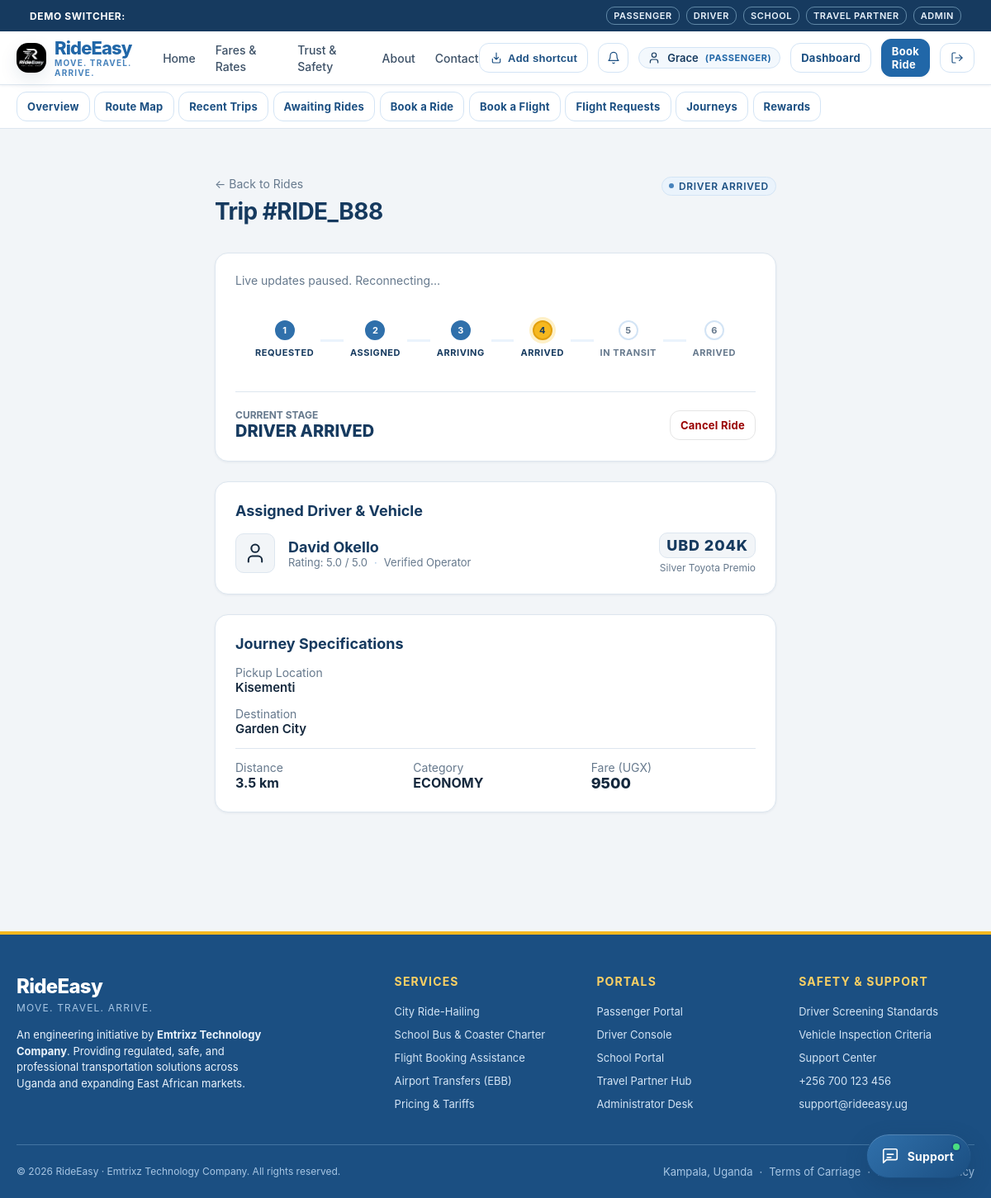
/passenger/rides/ride_b8831147cc (signed in), run on an earlier commit of the app's database.
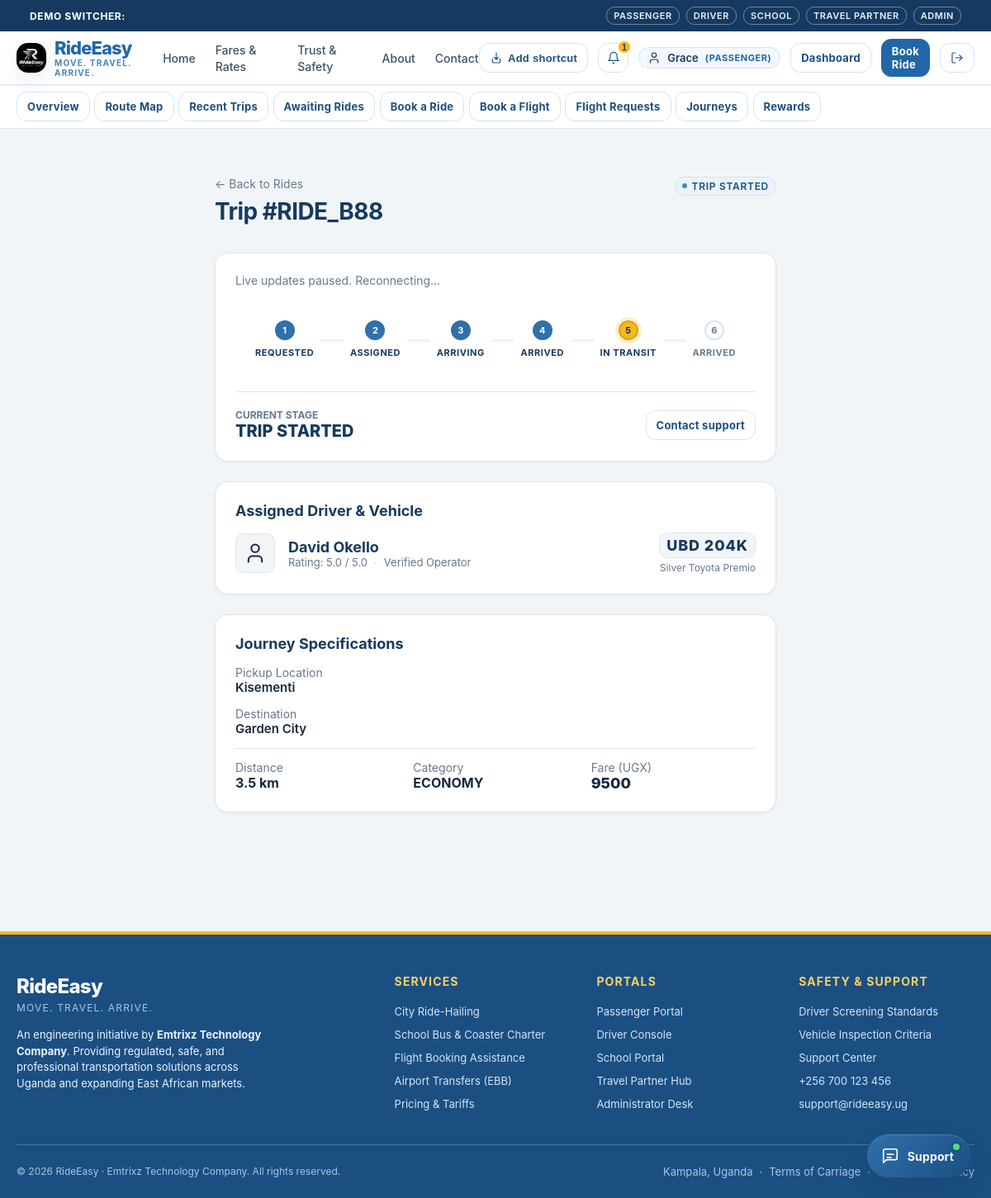
And on a later commit of the database.
### tables this page shows
CREATE TABLE rides (
    id TEXT PRIMARY KEY,
    passenger_id TEXT NOT NULL,
    driver_id TEXT,
    category TEXT NOT NULL CHECK(category IN ('BODA', 'ECONOMY', 'COMFORT', 'PREMIUM')),
    pickup_address TEXT NOT NULL,
    pickup_lat REAL NOT NULL,
    pickup_lng REAL NOT NULL,
    destination_address TEXT NOT NULL,
    destination_lat REAL NOT NULL,
    destination_lng REAL NOT NULL,
    estimated_distance_km REAL NOT NULL,
    estimated_fare_ugx INTEGER NOT NULL,
    final_fare_ugx INTEGER,
    payment_method TEXT NOT NULL DEFAULT 'CASH' CHECK(payment_method IN ('CASH', 'MTN_MOMO', 'AIRTEL_MONEY', 'CARD')),
    payment_status TEXT NOT NULL DEFAULT 'UNPAID' CHECK(payment_status IN ('UNPAID', 'PENDING', 'PAID')),
    status TEXT NOT NULL DEFAULT 'REQUESTED' CHECK(status IN (
        'REQUESTED',
        'SEARCHING_FOR_DRIVER',
        'DRIVER_ASSIGNED',
        'DRIVER_ARRIVING',
        'DRIVER_ARRIVED',
        'TRIP_STARTED',
        'TRIP_COMPLETED',
        'PAYMENT_PENDING',
        'COMPLETED',
        'CANCELLED'
    )),
    cancellation_reason TEXT,
    is_airport_ride INTEGER NOT NULL DEFAULT 0,
    related_journey_id TEXT,
    created_at TIMESTAMP NOT NULL DEFAULT CURRENT_TIMESTAMP,
    updated_at TIMESTAMP NOT NULL DEFAULT CURRENT_TIMESTAMP, cancelled_at TIMESTAMP, driver_response_status TEXT NOT NULL DEFAULT 'ACCEPTED' CHECK(driver_response_status IN ('PENDING', 'ACCEPTED', 'DECLINED')), submission_key TEXT, estimated_duration_minutes REAL,
    FOREIGN KEY (passenger_id) REFERENCES users(id) ON DELETE CASCADE,
    FOREIGN KEY (driver_id) REFERENCES users(id),
    FOREIGN KEY (related_journey_id) REFERENCES confirmed_journeys(id)
);

### rideeasy/app/routes/passenger.py (the view)
@passenger_bp.route("/rides/<ride_id>")
def ride_detail(ride_id):
    user = AuthService.get_current_user()
    db = get_db()
    ride = db.fetchone(
        """SELECT r.*, u.full_name as driver_name, u.phone as driver_phone,
                  u.avatar_url as driver_avatar_url,
                  d.rating_avg as driver_rating, v.id as vehicle_id, v.year as vehicle_year,
                  v.plate_number, v.make, v.model, v.color
        FROM rides r
        LEFT JOIN users u ON r.driver_id = u.id
        LEFT JOIN driver_profiles d ON d.user_id = u.id
        LEFT JOIN vehicles v ON v.driver_id = u.id
        WHERE r.id = ? AND r.passenger_id = ?""",
        (ride_id, user["id"])
    )
    if not ride:
        abort(404)
    can_cancel = ride["status"] not in ("TRIP_STARTED", "TRIP_COMPLETED", "COMPLETED", "CANCELLED")
    car_photos = VehiclePhotoService.photo_status(ride["vehicle_id"]) if ride.get("vehicle_id") else []
    return render_template(
        "passenger/ride_detail.html",
        user=user,
        ride=ride,
        can_cancel=can_cancel,
        car_photos=car_photos,
        car_color_hex=VehiclePhotoService.color_hex(ride.get("color")),
    )

### rideeasy/app/repositories/database.py (called while the page is built)
def get_db() -> Database:
    global _db_instance
    try:
        from flask import current_app, has_app_context
        if has_app_context():
            db_url = current_app.config.get("TURSO_DATABASE_URL", "")
            auth_token = current_app.config.get("TURSO_AUTH_TOKEN", "")
            local_path = current_app.config.get("LOCAL_DB_PATH", Config.LOCAL_DB_PATH)
            if (
                _db_instance is None
                or _db_instance.db_url != db_url
                or _db_instance.auth_token != auth_token
                or _db_instance.local_path != local_path
            ):
                _db_instance = Database(db_url, auth_token, local_path)
            return _db_instance
    except ImportError:
        pass
    if _db_instance is None:
        _db_instance = Database()
    return _db_instance

    def _get_sqlite_conn(self) -> sqlite3.Connection:
        conn = sqlite3.connect(self.local_path, timeout=10.0, check_same_thread=False)
        conn.row_factory = sqlite3.Row
        conn.execute("PRAGMA foreign_keys = ON;")
        return conn

### rideeasy/app/routes/passenger.py (called while the page is built)
@passenger_bp.before_request
@login_required
@role_required("PASSENGER", "ADMIN")
def before_request():
    pass

### rideeasy/app/templates/passenger/ride_detail.html (shortened to what the changed rows need)
{% extends "base.html" %}
{% block content %}
<div class="container section">
  <div style="max-width: 680px; margin: 0 auto;">
    <div style="margin-bottom: 1.5rem; display: flex; justify-content: space-between; align-items: baseline; flex-wrap: wrap; gap: 0.5rem;">
      <div>
        <h2>Trip #{{ ride.id[:8].upper() }}</h2>
      </div>
      <div>
        <span class="status-indicator">
          <span class="status-dot"></span>
          {% if ride.status == 'DRIVER_ASSIGNED' and ride.driver_response_status == 'PENDING' %}
            Waiting for driver response
          {% else %}
            {{ ride.status.replace('_', ' ') }}
          {% endif %}
        </span>
      </div>
    </div>
    <div id="live-ride-tracker" data-ride-id="{{ ride.id }}" data-status="{{ ride.status }}" data-driver-id="{{ ride.driver_id or '' }}" data-driver-response-status="{{ ride.driver_response_status }}" class="card" style="margin-bottom: 1.5rem;">
      <div class="status-timeline">
        {% set steps = [
          ('REQUESTED', 'Requested'),
          ('DRIVER_ASSIGNED', 'Driver confirmation' if ride.driver_response_status == 'PENDING' else 'Assigned'),
          ('DRIVER_ARRIVING', 'Arriving'),
          ('DRIVER_ARRIVED', 'Arrived'),
          ('TRIP_STARTED', 'In Transit'),
          ('COMPLETED', 'Arrived')
        ] %}
        {% set current_index = 0 %}
        {% if ride.status == 'REQUESTED' %}{% set current_index = 0 %}
        {% elif ride.status == 'SEARCHING_FOR_DRIVER' %}{% set current_index = 0 %}
        {% elif ride.status == 'DRIVER_ASSIGNED' %}{% set current_index = 1 %}
        {% elif ride.status == 'DRIVER_ARRIVING' %}{% set current_index = 2 %}
        {% elif ride.status == 'DRIVER_ARRIVED' %}{% set current_index = 3 %}
        {% elif ride.status == 'TRIP_STARTED' %}{% set current_index = 4 %}
        {% elif ride.status == 'TRIP_COMPLETED' or ride.status == 'COMPLETED' %}{% set current_index = 5 %}
        {% endif %}
        {% for code, label in steps %}
          <div class="timeline-step {% if loop.index0 <= current_index %}passed{% endif %} {% if loop.index0 == current_index %}active{% endif %}">
            <div class="timeline-dot">{{ loop.index }}</div>
            <div class="timeline-label">{{ label }}</div>
          </div>
        {% endfor %}
      </div>
      <div style="border-top: 1px solid var(--color-light-grey); padding-top: 1.25rem; margin-top: 1rem;">
        <div style="display: flex; justify-content: space-between; align-items: center; flex-wrap: wrap; gap: 1rem;">
          <div>
            <div style="font-size: 0.75rem; text-transform: uppercase; font-weight: 700; color: var(--color-medium-grey);">Current Stage</div>
            <div id="live-status-text" style="font-size: 1.25rem; font-weight: 800; color: var(--color-black);">
              {% if ride.status == 'DRIVER_ASSIGNED' and ride.driver_response_status == 'PENDING' %}
                Waiting for driver response
              {% elif ride.driver_response_status == 'ACCEPTED' and ride.status == 'DRIVER_ASSIGNED' %}
                Driver accepted · preparing to head to pickup
              {% elif ride.status == 'SEARCHING_FOR_DRIVER' %}
                Finding an available driver
              {% else %}
                {{ ride.status.replace('_', ' ') }}
              {% endif %}
            </div>
          </div>
          <div>
            {% if can_cancel %}
              <a href="/passenger/rides/{{ ride.id }}/cancel" class="btn btn-secondary btn-sm" style="color: #990000; border-color: #E5E5E5;">Cancel Ride</a>
            {% elif ride.status == 'TRIP_STARTED' %}
              <a href="/contact" class="btn btn-secondary btn-sm">Contact support</a>
            {% elif ride.status == 'COMPLETED' %}
              <a href="/passenger/rides/{{ ride.id }}/receipt" class="btn btn-primary btn-sm">View Official Receipt</a>
            {% elif ride.status == 'CANCELLED' %}
              <span class="status-indicator">
                <span class="status-dot"></span> Cancelled
              </span>
            {% endif %}
          </div>
        </div>
      </div>
    </div>
    <div class="card" style="margin-bottom: 1.5rem;">
      <div style="display: flex; flex-direction: column; gap: 0.875rem;">
        <div>
          <div class="text-subtle">Pickup Location</div>
          <div style="font-weight: 600; font-size: 0.9375rem;">{{ ride.pickup_address }}</div>
        </div>
        <div>
          <div class="text-subtle">Destination</div>
          <div style="font-weight: 600; font-size: 0.9375rem;">{{ ride.destination_address }}</div>
        </div>
        <div style="display: grid; grid-template-columns: repeat(auto-fit, minmax(110px, 1fr)); gap: 1rem; border-top: 1px solid var(--color-light-grey); padding-top: 0.875rem;">
          <div>
            <div class="text-subtle">Distance</div>
            <div style="font-weight: 700;">{{ ride.estimated_distance_km }} km</div>
          </div>
          <div>
            <div class="text-subtle">Category</div>
            <div style="font-weight: 700;">{{ ride.category }}</div>
          </div>
          <div>
            <div class="text-subtle">Fare (UGX)</div>
            <div style="font-weight: 800; font-size: 1.125rem;">{{ ride.final_fare_ugx or ride.estimated_fare_ugx | ugx }}</div>
          </div>
        </div>
      </div>
    </div>
  </div>
</div>
{% endblock %}

### rideeasy/app/templates/base.html (shortened to what the changed rows need)
<!DOCTYPE html>
<html lang="en">
<head>
  <link rel="stylesheet" href="/static/css/base.css">
  <link rel="stylesheet" href="/static/css/components.css">
  <link rel="stylesheet" href="/static/css/dashboard.css">
  <link rel="stylesheet" href="/static/css/responsive.css">
</head>
<body>
  <header class="navbar no-print">
    <div class="container">
      <div class="navbar-inner">
        <div class="nav-actions">
          {% if current_user %}
            <div style="position: relative;">
              <button id="notif-bell-btn" class="btn btn-secondary btn-sm" aria-label="Notifications" title="In-App Notifications" style="position: relative; padding: 0.35rem 0.6rem;" onclick="toggleNotifDropdown(event);">
                <svg class="icon icon-sm" viewBox="0 0 24 24"><path d="M18 8A6 6 0 0 0 6 8c0 7-3 9-3 9h18s-3-2-3-9"/><path d="M13.73 21a2 2 0 0 1-3.46 0"/></svg>
                {% if unread_notifications_count > 0 %}
                  <span style="position: absolute; top: -4px; right: -4px; background-color: var(--color-black); color: var(--color-white); font-size: 0.625rem; font-weight: 800; border-radius: 9999px; min-width: 16px; height: 16px; display: flex; align-items: center; justify-content: center; padding: 0 3px;">{{ unread_notifications_count }}</span>
                {% endif %}
              </button>
            </div>
          {% else %}
            <a href="/auth/login" class="btn btn-secondary btn-sm">Sign In</a>
            <a href="/auth/register" class="btn btn-primary btn-sm">Register</a>
          {% endif %}
        </div>
      </div>
    </div>
  </header>
  <main>
    {% block content %}{% endblock %}
  </main>
</body>
</html>

What changed in the data, as far as the page shows it:
changed rides "ECONOMY": status.replace "DRIVER ARRIVED" → "TRIP STARTED"; status "DRIVER_ARRIVED" → "TRIP_STARTED" (drawn)
Also different on the page:
{{ unread_notifications_count }}: (not shown) → "1"
text no longer shown: "Cancel Ride"
text now shown: "Contact support"
